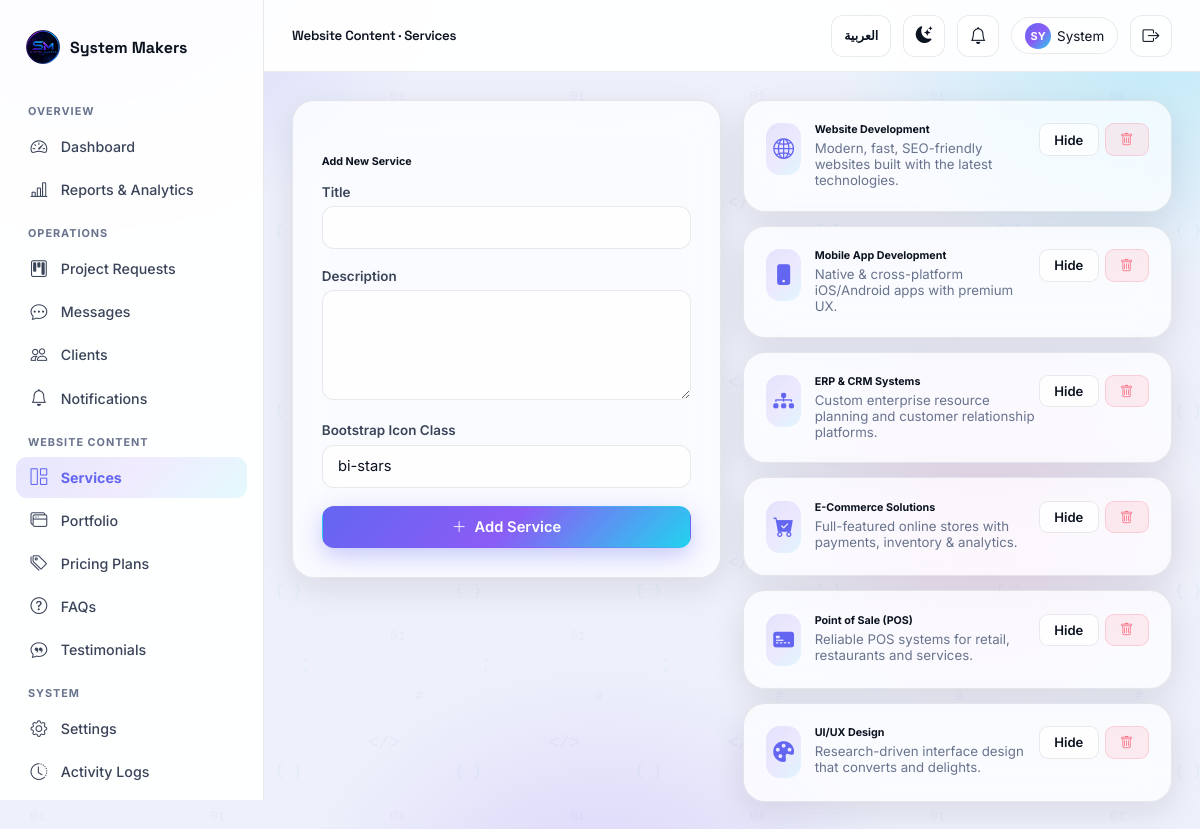
The app's page /admin/content/services (signed in), older data.
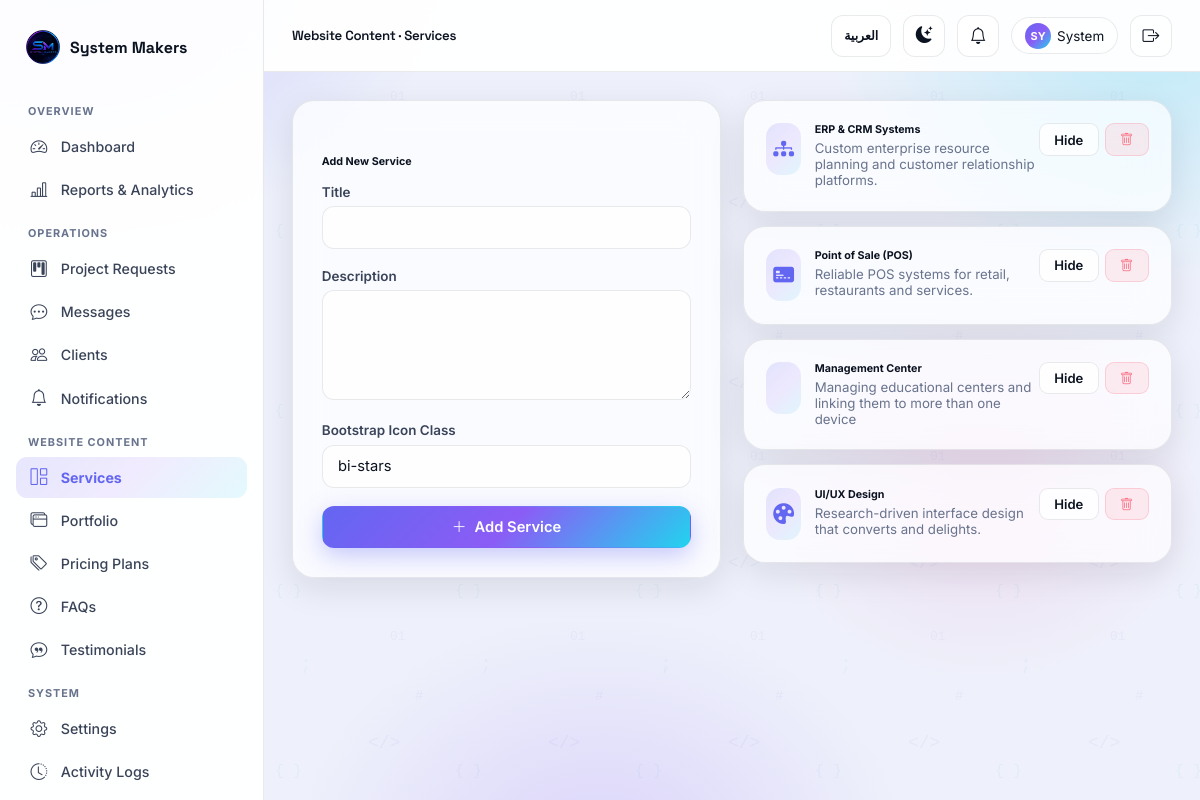
The same page, newer data.
### app/models/content.py (models this page shows)
class Service(db.Model):
    __tablename__ = "services"
    id = db.Column(db.Integer, primary_key=True)
    title = db.Column(db.String(150), nullable=False)
    description = db.Column(db.Text, nullable=False)
    icon = db.Column(db.String(50), default="bi-stars")
    order = db.Column(db.Integer, default=0)
    is_active = db.Column(db.Boolean, default=True)

### app/routes/admin.py (the view, shortened to what this page needs)
@admin_bp.route("/content/services", methods=["GET", "POST"])
def manage_services():
    services = Service.query.order_by(Service.order).all()
    return render_template("admin/manage_services.html", services=services)

### app/models/__init__.py (called while the page is built)
@login_manager.user_loader
def load_user(user_id):
    return User.query.get(int(user_id))

### app/models/user.py (called while the page is built)
    @property
    def is_active(self):
        return self.is_active_account

    @property
    def is_admin(self) -> bool:
        return self.role == "admin"

    @property
    def unread_notifications_count(self) -> int:
        return self.notifications.filter_by(is_read=False).count()

### app/routes/admin.py (called while the page is built)
@admin_bp.before_request
@login_required
@admin_required
def require_admin():
    pass

### app/translations.py (called while the page is built)
def get_translator(lang: str):
    table = TRANSLATIONS.get(lang, TRANSLATIONS["en"])
    fallback = TRANSLATIONS["en"]
    def t(key: str) -> str:
        return table.get(key) or fallback.get(key) or key
    return t

### app/templates/admin/manage_services.html (shortened to what this page needs)
{% extends "layout_dashboard.html" %}
{% block page_title %}Website Content · Services{% endblock %}
{% block sidebar %}{% include "partials/admin_sidebar.html" %}{% endblock %}
{% block dash_content %}
<div class="grid-2" style="align-items:start; gap:22px;">
  <div class="glass" style="padding:1.8rem;">
    <h6 style="margin-bottom:16px;">Add New Service</h6>
    <form method="POST" novalidate>
      <div class="field-group"><label class="form-label">Title</label><input type="text" name="title" class="form-control" required></div>
      <div class="field-group"><label class="form-label">Description</label><textarea name="description" class="form-control" required></textarea></div>
      <div class="field-group"><label class="form-label">Bootstrap Icon Class</label><input type="text" name="icon" class="form-control" placeholder="bi-globe2" value="bi-stars"></div>
      <button type="submit" class="btn btn-grad btn-block"><i class="bi bi-plus-lg"></i> Add Service</button>
    </form>
  </div>
  <div>
    {% for s in services %}
    <div class="glass card-hover" style="padding:1.4rem; margin-bottom:14px; display:flex; justify-content:space-between; align-items:flex-start;">
      <div style="display:flex; gap:14px;">
        <div class="icon-box" style="margin:0;"><i class="bi {{ s.icon }}"></i></div>
        <div>
          <h6 style="margin:0 0 4px;">{{ s.title }}</h6>
          <p class="text-muted-2" style="font-size:.83rem; margin:0; max-width:340px;">{{ s.description }}</p>
        </div>
      </div>
      <div style="display:flex; gap:6px;">
        <form method="POST" action="{{ url_for('admin.toggle_service', service_id=s.id) }}">
          <button type="submit" class="btn btn-ghost btn-sm">{{ 'Hide' if s.is_active else 'Show' }}</button>
        </form>
        <form method="POST" action="{{ url_for('admin.delete_service', service_id=s.id) }}" onsubmit="return confirm('Delete this service?');">
          <button type="submit" class="btn btn-danger-soft btn-sm"><i class="bi bi-trash"></i></button>
        </form>
      </div>
    </div>
    {% else %}
    <div class="empty-state"><i class="bi bi-grid"></i><p>No services added yet.</p></div>
    {% endfor %}
  </div>
</div>
{% endblock %}

Row changes from the older to the newer data that the page shows:
removed Service: title "Website Development", description "Modern, fast, SEO-friendly websites built with the latest technologies.", is_active "Hide"
removed Service: title "Mobile App Development", description "Native & cross-platform iOS/Android apps with premium UX.", is_active "Hide"
removed Service: title "E-Commerce Solutions", description "Full-featured online stores with payments, inventory & analytics.", is_active "Hide"
added Service: title "Management Center", description "Managing educational centers and linking them to more than one device", is_active "Hide"
